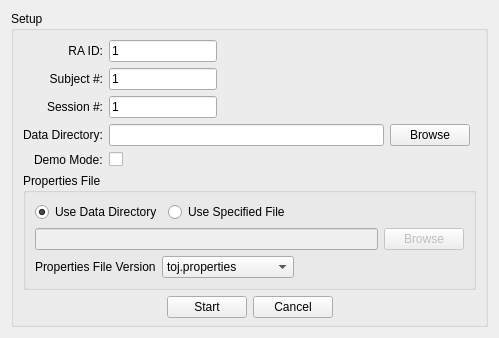
<?xml version="1.0" encoding="UTF-8"?>
<ui version="4.0">
 <class>Setup</class>
 <widget class="QWidget" name="Setup">
  <property name="geometry">
   <rect>
    <x>0</x>
    <y>0</y>
    <width>499</width>
    <height>323</height>
   </rect>
  </property>
  <property name="windowTitle">
   <string>Experiment Setup</string>
  </property>
  <layout class="QVBoxLayout" name="verticalLayout_3">
   <item>
    <widget class="QGroupBox" name="groupBox">
     <property name="title">
      <string>Setup</string>
     </property>
     <layout class="QVBoxLayout" name="verticalLayout_2" stretch="0,0,0">
      <property name="bottomMargin">
       <number>6</number>
      </property>
      <item>
       <layout class="QFormLayout" name="formLayout">
        <property name="labelAlignment">
         <set>Qt::AlignRight|Qt::AlignTrailing|Qt::AlignVCenter</set>
        </property>
        <property name="rightMargin">
         <number>6</number>
        </property>
        <item row="0" column="0">
         <widget class="QLabel" name="label">
          <property name="text">
           <string>RA ID:</string>
          </property>
          <property name="alignment">
           <set>Qt::AlignRight|Qt::AlignTrailing|Qt::AlignVCenter</set>
          </property>
         </widget>
        </item>
        <item row="0" column="1">
         <widget class="QLineEdit" name="tbRAID">
          <property name="sizePolicy">
           <sizepolicy hsizetype="Fixed" vsizetype="Fixed">
            <horstretch>0</horstretch>
            <verstretch>0</verstretch>
           </sizepolicy>
          </property>
          <property name="text">
           <string>1</string>
          </property>
         </widget>
        </item>
        <item row="1" column="0">
         <widget class="QLabel" name="label_2">
          <property name="text">
           <string>Subject #:</string>
          </property>
          <property name="alignment">
           <set>Qt::AlignRight|Qt::AlignTrailing|Qt::AlignVCenter</set>
          </property>
         </widget>
        </item>
        <item row="1" column="1">
         <widget class="QLineEdit" name="tbSubjID">
          <property name="sizePolicy">
           <sizepolicy hsizetype="Fixed" vsizetype="Fixed">
            <horstretch>0</horstretch>
            <verstretch>0</verstretch>
           </sizepolicy>
          </property>
          <property name="text">
           <string>1</string>
          </property>
         </widget>
        </item>
        <item row="2" column="0">
         <widget class="QLabel" name="label_3">
          <property name="text">
           <string>Session #:</string>
          </property>
         </widget>
        </item>
        <item row="2" column="1">
         <widget class="QLineEdit" name="tbSessionID">
          <property name="sizePolicy">
           <sizepolicy hsizetype="Fixed" vsizetype="Fixed">
            <horstretch>0</horstretch>
            <verstretch>0</verstretch>
           </sizepolicy>
          </property>
          <property name="text">
           <string>1</string>
          </property>
         </widget>
        </item>
        <item row="3" column="0">
         <widget class="QLabel" name="label_4">
          <property name="text">
           <string>Data Directory:</string>
          </property>
         </widget>
        </item>
        <item row="3" column="1">
         <layout class="QHBoxLayout" name="horizontalLayout">
          <item>
           <widget class="QLineEdit" name="tbDataDirectory">
            <property name="text">
             <string/>
            </property>
           </widget>
          </item>
          <item>
           <widget class="QPushButton" name="btBrowse">
            <property name="text">
             <string>Browse</string>
            </property>
           </widget>
          </item>
         </layout>
        </item>
        <item row="4" column="0">
         <widget class="QLabel" name="demoModeLabel">
          <property name="text">
           <string>Demo Mode:</string>
          </property>
         </widget>
        </item>
        <item row="4" column="1">
         <widget class="QCheckBox" name="cbDemo">
          <property name="sizePolicy">
           <sizepolicy hsizetype="Fixed" vsizetype="Fixed">
            <horstretch>0</horstretch>
            <verstretch>0</verstretch>
           </sizepolicy>
          </property>
         </widget>
        </item>
       </layout>
      </item>
      <item>
       <widget class="QGroupBox" name="groupBox_2">
        <property name="title">
         <string>Properties File</string>
        </property>
        <layout class="QVBoxLayout" name="verticalLayout">
         <item>
          <layout class="QHBoxLayout" name="horizontalLayout_2">
           <item>
            <widget class="QRadioButton" name="rbDataDir">
             <property name="text">
              <string>Use Data Directory</string>
             </property>
             <property name="checked">
              <bool>true</bool>
             </property>
            </widget>
           </item>
           <item>
            <widget class="QRadioButton" name="rbSpecDir">
             <property name="text">
              <string>Use Specified File</string>
             </property>
             <property name="checked">
              <bool>false</bool>
             </property>
            </widget>
           </item>
           <item>
            <spacer name="horizontalSpacer_2">
             <property name="orientation">
              <enum>Qt::Horizontal</enum>
             </property>
             <property name="sizeHint" stdset="0">
              <size>
               <width>40</width>
               <height>20</height>
              </size>
             </property>
            </spacer>
           </item>
          </layout>
         </item>
         <item>
          <layout class="QHBoxLayout" name="horizontalLayout_3">
           <item>
            <widget class="QLineEdit" name="tbPropertiesFile">
             <property name="enabled">
              <bool>false</bool>
             </property>
             <property name="text">
              <string/>
             </property>
            </widget>
           </item>
           <item>
            <widget class="QPushButton" name="btBrowseProperties">
             <property name="enabled">
              <bool>false</bool>
             </property>
             <property name="text">
              <string>Browse</string>
             </property>
            </widget>
           </item>
          </layout>
         </item>
         <item>
          <layout class="QHBoxLayout" name="horizontalLayout_4" stretch="0,0,1">
           <item>
            <widget class="QLabel" name="label_5">
             <property name="text">
              <string>Properties File Version</string>
             </property>
            </widget>
           </item>
           <item>
            <widget class="QComboBox" name="cbProperties">
             <item>
              <property name="text">
               <string>toj.properties</string>
              </property>
             </item>
             <item>
              <property name="text">
               <string>AV7B-si.properties</string>
              </property>
             </item>
            </widget>
           </item>
           <item>
            <spacer name="horizontalSpacer">
             <property name="orientation">
              <enum>Qt::Horizontal</enum>
             </property>
             <property name="sizeHint" stdset="0">
              <size>
               <width>40</width>
               <height>20</height>
              </size>
             </property>
            </spacer>
           </item>
          </layout>
         </item>
        </layout>
       </widget>
      </item>
      <item>
       <layout class="QHBoxLayout" name="horizontalLayout_6">
        <item>
         <spacer name="horizontalSpacer_3">
          <property name="orientation">
           <enum>Qt::Horizontal</enum>
          </property>
          <property name="sizeHint" stdset="0">
           <size>
            <width>40</width>
            <height>20</height>
           </size>
          </property>
         </spacer>
        </item>
        <item>
         <widget class="QPushButton" name="btStart">
          <property name="sizePolicy">
           <sizepolicy hsizetype="Fixed" vsizetype="Fixed">
            <horstretch>0</horstretch>
            <verstretch>0</verstretch>
           </sizepolicy>
          </property>
          <property name="text">
           <string>Start</string>
          </property>
         </widget>
        </item>
        <item>
         <widget class="QPushButton" name="btCancel">
          <property name="sizePolicy">
           <sizepolicy hsizetype="Fixed" vsizetype="Fixed">
            <horstretch>0</horstretch>
            <verstretch>0</verstretch>
           </sizepolicy>
          </property>
          <property name="text">
           <string>Cancel</string>
          </property>
         </widget>
        </item>
        <item>
         <spacer name="horizontalSpacer_4">
          <property name="orientation">
           <enum>Qt::Horizontal</enum>
          </property>
          <property name="sizeHint" stdset="0">
           <size>
            <width>40</width>
            <height>20</height>
           </size>
          </property>
         </spacer>
        </item>
       </layout>
      </item>
     </layout>
    </widget>
   </item>
  </layout>
 </widget>
 <resources/>
 <connections/>
</ui>
